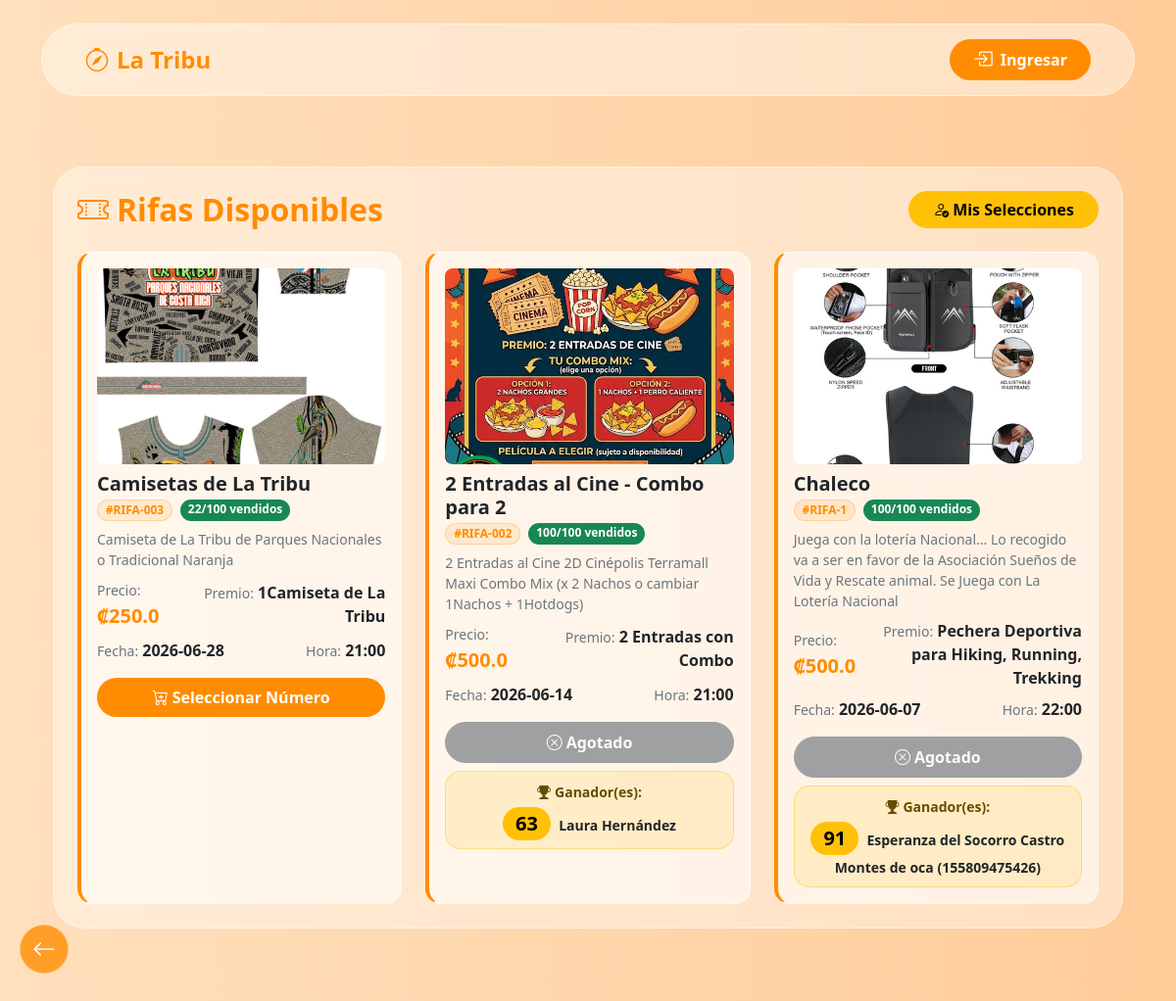
The page /rifas on the database its author committed.
### models_rifas.py (models this page shows)
class Raffle(db.Model):
    __tablename__ = 'raffle'
    id = db.Column(db.Integer, primary_key=True)
    raffle_number = db.Column(db.String(50), unique=True, nullable=False)
    name = db.Column(db.String(200), nullable=False)
    price = db.Column(db.Float, nullable=False)
    prize = db.Column(db.String(500), nullable=False)
    detail = db.Column(db.Text, nullable=False)
    raffle_date = db.Column(db.Date, nullable=False)
    raffle_time = db.Column(db.String(50))
    image_filename = db.Column(db.String(255), nullable=False)
    winning_numbers = db.Column(db.Text, default='[]')
    sinpe_name_default = db.Column(db.String(200))
    sinpe_phone_default = db.Column(db.String(50))
    created_at = db.Column(db.DateTime, default=datetime.utcnow)
    is_active = db.Column(db.Boolean, default=True)
    selections = db.relationship('RaffleSelection', backref='raffle', lazy=True, cascade='all, delete-orphan')

class RaffleSelection(db.Model):
    __tablename__ = 'raffle_selection'
    id = db.Column(db.Integer, primary_key=True)
    raffle_id = db.Column(db.Integer, db.ForeignKey('raffle.id'), nullable=False)
    number = db.Column(db.String(5), nullable=False)
    customer_name = db.Column(db.String(200), nullable=False)
    customer_phone = db.Column(db.String(50), nullable=False)
    customer_cedula = db.Column(db.String(50))
    pin = db.Column(db.String(10), nullable=False)
    selection_password = db.Column(db.String(100), nullable=False, default='', server_default='')
    created_at = db.Column(db.DateTime, default=datetime.utcnow)
    is_canceled = db.Column(db.Boolean, default=False)
    is_paid = db.Column(db.Boolean, default=False)
    payment_method = db.Column(db.String(50), default='No especificado')
    sinpe_name = db.Column(db.String(200))
    sinpe_phone = db.Column(db.String(50))
    __table_args__ = (db.UniqueConstraint('raffle_id', 'number', name='_raffle_number_uc'),)

### routes/rifas_public.py (the view)
@bp.route('/rifas')
def list_rifas():
    all_rifas = Raffle.query.all()
    stats_meta = stats_recaudado = 0
    for r in all_rifas:
        stats_meta += 100 * r.price
        vendidos = RaffleSelection.query.filter_by(raffle_id=r.id, is_canceled=False).count()
        stats_recaudado += vendidos * r.price
    stats = {
        'total_rifas': len(all_rifas),
        'activas':     sum(1 for r in all_rifas if r.is_active),
        'cerradas':    sum(1 for r in all_rifas if not r.is_active),
        'meta':        stats_meta,
        'recaudado':   stats_recaudado,
        'pendiente':   stats_meta - stats_recaudado,
        'porcentaje':  round(stats_recaudado / stats_meta * 100, 1) if stats_meta > 0 else 0,
    }
    rifas = Raffle.query.filter_by(is_active=True).order_by(Raffle.raffle_date.desc()).all()
    raffle_data = []
    for r in rifas:
        total_sold = RaffleSelection.query.filter_by(raffle_id=r.id, is_canceled=False).count()
        try:
            winners = json.loads(r.winning_numbers) if r.winning_numbers else []
        except Exception:
            winners = []
        winners_info = []
        for num in winners:
            sel = RaffleSelection.query.filter_by(raffle_id=r.id, number=num, is_canceled=False).first()
            winners_info.append({'number': num, 'name': sel.customer_name if sel else 'Sin asignar'})
        raffle_data.append({
            'id': r.id, 'raffle_number': r.raffle_number, 'name': r.name,
            'price': r.price, 'prize': r.prize, 'detail': r.detail,
            'raffle_date': r.raffle_date.strftime('%Y-%m-%d') if r.raffle_date else '',
            'raffle_time': r.raffle_time, 'image_filename': r.image_filename,
            'winning_numbers': winners, 'winners_info': winners_info,
            'total_sold': total_sold, 'total_available': 100 - total_sold
        })
    return render_template('rifas.html', rifas=raffle_data, stats=stats)

### routes/__init__.py (called while the page is built)
@bp.before_request
def ensure_session_avatar():
    if 'user_id' in session:
        if 'avatar' not in session or 'email' not in session:
            user = User.query.get(session['user_id'])
            if user:
                if 'avatar' not in session:
                    session['avatar'] = user.avatar or ''
                if 'email' not in session:
                    session['email'] = user.email or ''

### templates/rifas.html (shortened to what this page needs)
{% extends "base.html" %}
{% block content %}
<div class="container mt-4">
    <div class="glass-panel rounded-5 p-4">
        <div class="d-flex align-items-center justify-content-between mb-4 flex-wrap gap-2">
            <h2 class="fw-bold text-orange mb-0"><i class="bi bi-ticket-perforated me-2"></i>Rifas Disponibles</h2>
            <div class="d-flex gap-2 flex-wrap">
                <a href="/rifas/mis-selecciones" class="btn btn-warning-orange rounded-pill px-4">
                    <i class="bi bi-person-check me-1"></i>Mis Selecciones
                </a>
            </div>
        </div>
        {% if not rifas %}
        <div class="text-center text-muted py-5">
            <i class="bi bi-inbox fs-1 d-block mb-2"></i>No hay rifas disponibles en este momento.
        </div>
        {% else %}
        <div class="row g-4">
            {% for rifa in rifas %}
            <div class="col-12 col-md-6 col-lg-4">
                <div class="rounded-4 h-100 overflow-hidden" style="background: rgba(255,255,255,0.55); border-left: 4px solid #ff8c00; border-top: 1px solid rgba(255,255,255,0.7); border-right: 1px solid rgba(255,255,255,0.5); border-bottom: 1px solid rgba(255,255,255,0.5); cursor: pointer;" onclick="window.location='{{ url_for('main.rifa_detalle', raffle_id=rifa.id) }}'">
                    <div class="p-3">
                        <img src="{{ url_for('static', filename='uploads/rifas/' + rifa.image_filename) }}"
                             class="rounded-3 w-100 mb-2" style="max-height: 200px; object-fit: cover;"
                             alt="{{ rifa.name }}">
                        <h5 class="fw-bold mb-1">{{ rifa.name }}</h5>
                        <div class="d-flex gap-2 mb-2">
                            <span class="badge rounded-pill" style="background: #ff8c0020; color: #ff8c00; border: 1px solid #ff8c0040;">
                                #{{ rifa.raffle_number }}
                            </span>
                            <span class="badge bg-success rounded-pill">
                                {{ rifa.total_sold }}/100 vendidos
                            </span>
                        </div>
                        <p class="text-secondary small mb-2">{{ rifa.detail }}</p>
                        <div class="d-flex justify-content-between align-items-center mb-2">
                            <div>
                                <small class="text-secondary">Precio:</small>
                                <span class="fw-bold text-orange fs-5">₡{{ rifa.price }}</span>
                            </div>
                            <div class="text-end">
                                <small class="text-secondary">Premio:</small>
                                <span class="fw-bold text-dark">{{ rifa.prize }}</span>
                            </div>
                        </div>
                        <div class="d-flex justify-content-between align-items-center mb-3">
                            <div>
                                <small class="text-secondary">Fecha:</small>
                                <span class="fw-bold">{{ rifa.raffle_date }}</span>
                            </div>
                            {% if rifa.raffle_time %}
                            <div class="text-end">
                                <small class="text-secondary">Hora:</small>
                                <span class="fw-bold">{{ rifa.raffle_time }}</span>
                            </div>
                            {% endif %}
                        </div>
                        {% if rifa.total_available > 0 %}
                        <a href="{{ url_for('main.rifa_detalle', raffle_id=rifa.id) }}"
                           class="btn btn-orange w-100 rounded-pill py-2 fw-bold">
                            <i class="bi bi-cart-plus me-1"></i>Seleccionar Número
                        </a>
                        {% else %}
                        <button class="btn btn-secondary w-100 rounded-pill py-2 fw-bold" disabled>
                            <i class="bi bi-x-circle me-1"></i>Agotado
                        </button>
                        {% endif %}
                        {% if rifa.winners_info %}
                        <div class="mt-2 p-2 rounded-4 text-center" style="background:rgba(255,193,7,0.15);border:1px solid rgba(255,193,7,0.4);">
                            <small class="fw-bold text-warning-emphasis"><i class="bi bi-trophy-fill me-1"></i>Ganador(es):</small>
                            {% for w in rifa.winners_info %}
                            <div class="mt-1">
                                <span class="badge rounded-pill fw-bold fs-5" style="background:#ffc107;color:#000;">{{ w.number }}</span>
                                <span class="fw-bold small ms-1">{{ w.name }}</span>
                            </div>
                            {% endfor %}
                        </div>
                        {% endif %}
                    </div>
                </div>
            </div>
            {% endfor %}
        </div>
        {% endif %}
    </div>
</div>
{% endblock %}

### templates/base.html (shortened to what this page needs)
<!DOCTYPE html>
<html lang="es" data-theme="light">
<head>
    <link rel="stylesheet" href="{{ url_for('static', filename='css/bootstrap.css') }}?v=2">
    <link rel="stylesheet" href="{{ url_for('static', filename='css/bootstrap-icons.css') }}?v=2">
    <link rel="stylesheet" href="{{ url_for('static', filename='css/global.css') }}?v=2">
    <link rel="stylesheet" href="{{ url_for('static', filename='css/main.css') }}?v=2">
    <link rel="stylesheet" href="{{ url_for('static', filename='css/base.css') }}?v=2">
</head>
<body>
    <div class="container mt-4">
        <nav class="navbar navbar-expand-lg d-none d-md-flex custom-navbar glass-panel rounded-pill">
            <div class="container-fluid">
                <a class="navbar-brand text-orange fw-bold fs-4 d-flex align-items-center gap-2" href="/">
                    <i class="bi bi-compass"></i> La Tribu
                </a>
                <div class="ms-auto d-flex align-items-center gap-3">
                    {% if session.get('user_id') %}
                        {% set nav_avatar = session.get('avatar') or '' %}
                        <a href="{{ url_for('main.profile') }}" class="d-flex align-items-center text-decoration-none" title="Mi Perfil">
                            <div class="rounded-circle overflow-hidden border border-2 border-white shadow-sm d-flex align-items-center justify-content-center bg-orange" style="width:42px;height:42px;flex-shrink:0;">
                                {% if nav_avatar and nav_avatar != 'default.png' %}
                                    <img src="{{ url_for('static', filename=nav_avatar) }}" alt="Avatar" style="width:100%;height:100%;object-fit:cover;">
                                {% else %}
                                    <i class="bi bi-person-fill text-white fs-5"></i>
                                {% endif %}
                            </div>
                        </a>
                    {% else %}
                        <button class="btn btn-orange rounded-pill px-4 shadow-sm fw-bold d-flex align-items-center" data-bs-toggle="modal" data-bs-target="#loginModal">
                            <i class="bi bi-box-arrow-in-right me-2 fs-5"></i> Ingresar
                        </button>
                    {% endif %}
                </div>
            </div>
        </nav>
    </div>
    <main class="container mt-2 mt-md-5 mb-5 pb-5 content-wrapper">
        {% block content %}
        {% endblock %}
    </main>
    {% if request.path != '/' %}
    <button id="btnBack" class="btn-global-back" onclick="if(document.referrer.includes(window.location.host) && window.history.length > 1) { window.history.back(); } else { window.location.href='/'; }" title="Volver Atrás">
        <i class="bi bi-arrow-left fs-4"></i>
    </button>
    {% endif %}
{% include 'partials/base_scripts.html' %}

### templates/partials/base_scripts.html (shortened to what this page needs)
</body>
</html>

### static/css/global.css (style rules this page uses)
:root { --bg-dark: #1e1e1e; --bg-darker: #121212; --text-light: #f1f1f1; --primary-orange: #ff8c00; --primary-hover: #e07b00; --nav-mobile-height: 65px; }
.text-orange { color: var(--primary-orange) !important; }
a { color: var(--primary-orange); text-decoration: none; }
.custom-navbar { background-color: var(--bg-dark); border-bottom: 2px solid var(--primary-orange); }
.btn-warning-orange { background-color: #ffc107; border-color: #ffc107; color: #000 !important; font-weight: 600; }
.btn-global-back { position: fixed; bottom: calc(var(--nav-mobile-height) + 20px); left: 20px; width: 50px; height: 50px; border-radius: 50%; background-color: var(--primary-orange); color: white; border: none; box-shadow: 0 4px 6px rgba(0,0,0,0.3); z-index: 1020; display: flex; justify-content: center; align-items: center; cursor: pointer; }

### static/css/base.css (style rules this page uses)
body { background: linear-gradient(to right, #ffe0bd 0%, #ffcc99 100%); background-attachment: fixed; min-height: 100vh; display: flex; flex-direction: column; }
.glass-panel { background: rgba(255, 255, 255, 0.4); backdrop-filter: blur(10px); -webkit-backdrop-filter: blur(10px); border: 1px solid rgba(255, 255, 255, 0.4); box-shadow: 0 8px 32px 0 rgba(31, 38, 135, 0.05); }
.btn-orange { background-color: var(--primary-orange, #ff8c00); color: #fff; border: none; transition: all 0.3s ease; }
.custom-navbar { padding: 0.8rem 2rem; z-index: 1040; }
.btn-global-back { position: fixed; bottom: calc(var(--nav-mobile-height, 70px) - 15px); left: 20px; width: 50px; height: 50px; border-radius: 50%; background: rgba(255, 140, 0, 0.8); backdrop-filter: blur(5px); color: white; border: 1px solid rgba(255, 255, 255, 0.3); box-shadow: 0 4px 15px rgba(255, 140, 0, 0.4); z-index: 1045; display: flex; justify-content: center; align-items: center; cursor: pointer; transition: all 0.3s ease; }
*, *::before, *::after { box-shadow: none !important; text-shadow: none !important; }

### templates/partials/base_styles.html (style rules this page uses)
*, *::before, *::after { box-shadow: none !important; text-shadow: none !important; }
.shadow, .shadow-sm, .shadow-lg, .shadow-none, [class*="shadow"] { box-shadow: none !important; }

### rows shown on the page
Raffle: image_filename (picture), name "Camisetas de La Tribu", raffle_number "RIFA-003", total_sold "22", detail "Camiseta de La Tribu de Parques Nacionales o Tradicional Naranja", price "250.0", prize "1Camiseta de La Tribu", raffle_date "2026-06-28", raffle_time "21:00"
Raffle: image_filename (picture), name "2 Entradas al Cine - Combo para 2", raffle_number "RIFA-002", total_sold "100", detail "2 Entradas al Cine 2D Cinépolis Terramall Maxi Combo Mix (x 2 Nachos o cambiar 1Nachos + 1Hotdogs)", price "500.0", prize "2 Entradas con Combo", raffle_date "2026-06-14", raffle_time "21:00", shows "Agotado"
RaffleSelection: number "63", name "Laura Hernández"
Raffle: image_filename (picture), name "Chaleco", raffle_number "RIFA-1", total_sold "100", detail "Juega con la lotería Nacional... Lo recogido va a ser en favor de la Asociación Sueños de Vida y Rescate animal. Se Juega con La Lotería Nacional", price "500.0", prize "Pechera Deportiva para Hiking, Running, Trekking", raffle_date "2026-06-07", raffle_time "22:00", shows "Agotado"
RaffleSelection: number "91", name "Esperanza del Socorro Castro Montes de oca (155809475426)"
